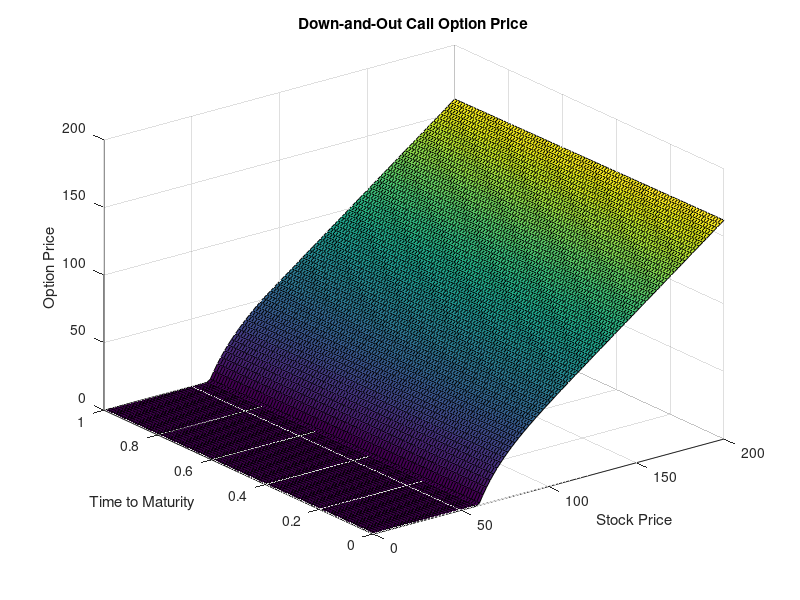

MATLAB code to generate this figure:
% Down-and-Out Call Option Pricing Surface

% Parameters
K = 40;         % Strike price
B = 60;         % Barrier level
r = 0.05;       % Risk-free interest rate
sigma = 0.2;    % Volatility
T = 1;          % Time to maturity
Smin = 0;       % Minimum stock price
Smax = 200;     % Maximum stock price (for plotting)
tmin = 0;       % Start time
tmax = T;       % End time

% Define the grid
N = 100;                            % Number of grid points
S = linspace(Smin, Smax, N);        % Stock prices
t = linspace(tmin, tmax, N);        % Time points
[S, t] = meshgrid(S, t);            % Create 2D grid

% Initialize the option price matrix
Cdo = zeros(size(S));

% Compute down-and-out call option prices on the grid
for i = 1:N
    for j = 1:N
        tau = T - t(i, j);  % Time to maturity at each grid point
        if S(i,j) < B
            Cdo(i,j) = 0;   % Option is knocked out
        else
            Cv_bs = blsprice(S(i,j), K, r, tau, sigma);  % Vanilla call
            Cdo(i,j) = Cv_bs - (S(i,j)/B)^(-2*r/sigma^2) * ...
                       blsprice(B^2/S(i,j), K, r, tau, sigma);  % Down-and-out
        end
    end
end

% Plot the surface of the option price
surf(S, t, Cdo)
title('Down-and-Out Call Option Price')
xlabel('Stock Price')
ylabel('Time to Maturity')
zlabel('Option Price')
